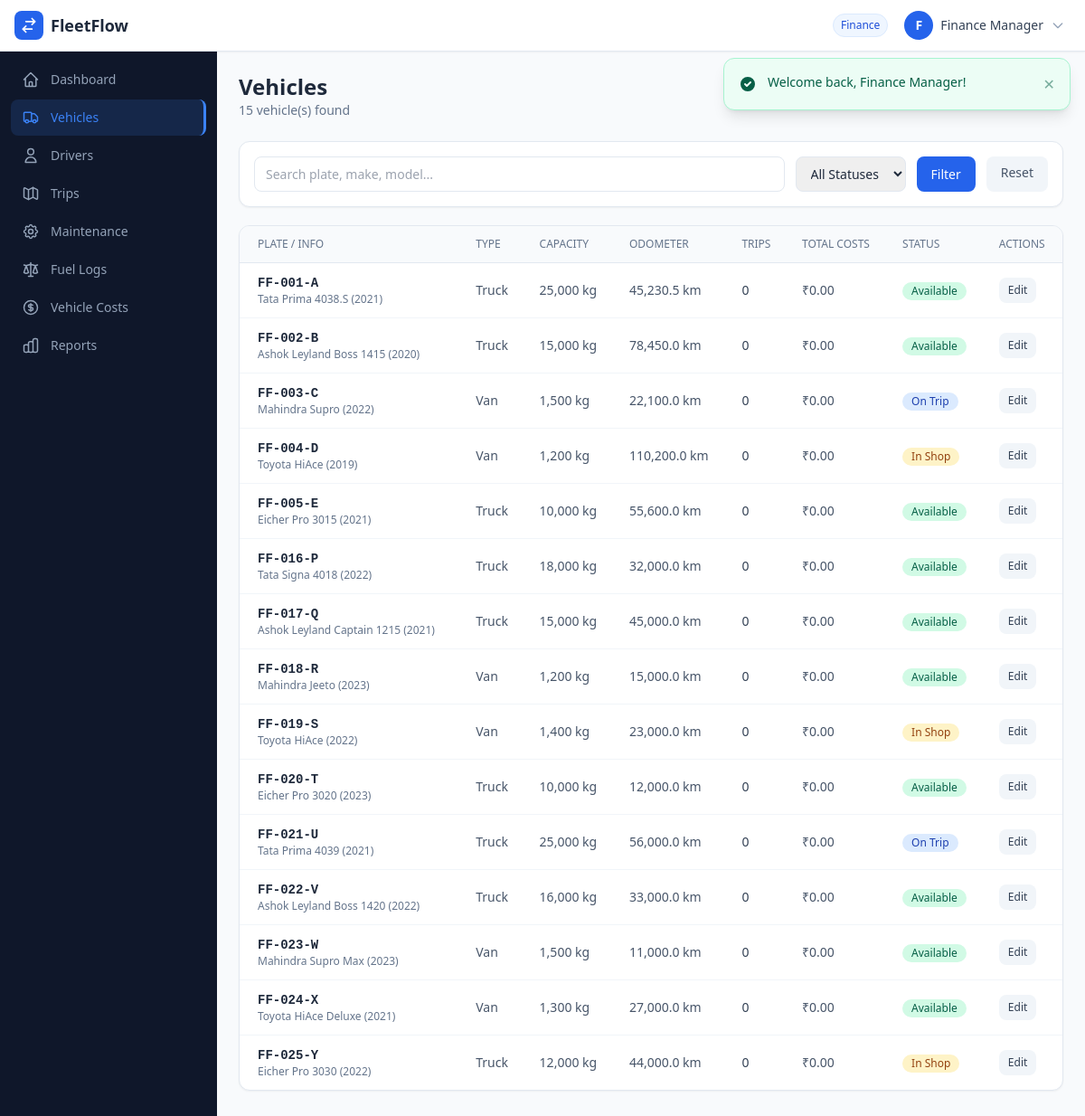
The page /vehicles.php (signed in) on the database its author committed.
### tables this page shows
CREATE TABLE vehicles (
    id INT AUTO_INCREMENT PRIMARY KEY,
    license_plate VARCHAR(20) NOT NULL UNIQUE,
    make VARCHAR(50) NOT NULL,
    model VARCHAR(50) NOT NULL,
    year YEAR NOT NULL,
    type ENUM('Truck','Van','Car','Motorcycle','Bus','Other') NOT NULL DEFAULT 'Truck',
    max_capacity DECIMAL(10,2) NOT NULL COMMENT 'in kg',
    status ENUM('Available','On Trip','In Shop','Suspended') NOT NULL DEFAULT 'Available',
    odometer DECIMAL(10,2) DEFAULT 0 COMMENT 'in km',
    notes TEXT,
    created_at TIMESTAMP DEFAULT CURRENT_TIMESTAMP,
    updated_at TIMESTAMP DEFAULT CURRENT_TIMESTAMP ON UPDATE CURRENT_TIMESTAMP
);

### vehicles.php (the view, shortened to what this page needs)
<?php
$db = getDB();
$search  = trim($_GET['search'] ?? '');
$where   = [];
$params  = [];
$whereSql = $where ? 'WHERE '.implode(' AND ',$where) : '';
$vehicles = $db->prepare("
    SELECT v.*,
        (SELECT COUNT(*) FROM trips WHERE vehicle_id=v.id AND status='Completed') as total_trips,
        (SELECT COALESCE(SUM(amount),0) FROM vehicle_costs WHERE vehicle_id=v.id) as total_costs
    FROM vehicles v $whereSql ORDER BY v.created_at DESC
");
$vehicles->execute($params);
$vehicles = $vehicles->fetchAll();
include 'includes/header.php';
?>
<div class="flex flex-wrap items-center justify-between gap-4 mb-6">
    <div>
        <h1 class="text-2xl font-bold text-slate-800">Vehicles</h1>
        <p class="text-slate-500 text-sm"><?= count($vehicles) ?> vehicle(s) found</p>
    </div>
</div>
<div class="bg-white rounded-xl border border-slate-200 shadow-sm p-4 mb-5">
    <form method="GET" class="flex flex-wrap gap-3">
        <input type="text" name="search" value="<?= e($search) ?>" placeholder="Search plate, make, model..."
               class="flex-1 min-w-[200px] px-3 py-2 border border-slate-200 rounded-lg text-sm focus:outline-none focus:ring-2 focus:ring-blue-500">
        <select name="status" class="px-3 py-2 border border-slate-200 rounded-lg text-sm focus:outline-none focus:ring-2 focus:ring-blue-500">
            <option value="">All Statuses</option>
        </select>
        <button type="submit" class="px-4 py-2 bg-blue-600 text-white rounded-lg text-sm font-medium hover:bg-blue-700 transition">Filter</button>
        <a href="vehicles.php" class="px-4 py-2 bg-slate-100 text-slate-600 rounded-lg text-sm font-medium hover:bg-slate-200 transition">Reset</a>
    </form>
</div>
<div class="bg-white rounded-xl border border-slate-200 shadow-sm overflow-hidden">
    <div class="overflow-x-auto">
        <table class="w-full text-sm">
            <thead class="bg-slate-50 border-b border-slate-200">
                <tr class="text-xs uppercase text-slate-500">
                    <th class="text-left px-5 py-3 font-medium">Plate / Info</th>
                    <th class="text-left px-4 py-3 font-medium">Type</th>
                    <th class="text-left px-4 py-3 font-medium">Capacity</th>
                    <th class="text-left px-4 py-3 font-medium">Odometer</th>
                    <th class="text-left px-4 py-3 font-medium">Trips</th>
                    <th class="text-left px-4 py-3 font-medium">Total Costs</th>
                    <th class="text-left px-4 py-3 font-medium">Status</th>
                    <th class="text-left px-4 py-3 font-medium">Actions</th>
                </tr>
            </thead>
            <tbody class="divide-y divide-slate-100">
                <?php foreach ($vehicles as $v): ?>
                <tr class="hover:bg-slate-50 transition">
                    <td class="px-5 py-3">
                        <div class="font-semibold text-slate-800 font-mono"><?= e($v['license_plate']) ?></div>
                        <div class="text-xs text-slate-500"><?= e($v['make'].' '.$v['model'].' ('.$v['year'].')') ?></div>
                    </td>
                    <td class="px-4 py-3 text-slate-600"><?= e($v['type']) ?></td>
                    <td class="px-4 py-3 text-slate-600"><?= number_format($v['max_capacity']) ?> kg</td>
                    <td class="px-4 py-3 text-slate-600"><?= number_format($v['odometer'],1) ?> km</td>
                    <td class="px-4 py-3 font-medium text-slate-700"><?= $v['total_trips'] ?></td>
                    <td class="px-4 py-3 text-slate-600"><?= formatCurrency((float)$v['total_costs']) ?></td>
                    <td class="px-4 py-3"><?= statusBadge($v['status']) ?></td>
                    <td class="px-4 py-3">
                        <div class="flex items-center gap-2">
                            <a href="vehicle_edit.php?id=<?= $v['id'] ?>" class="text-xs px-2.5 py-1.5 bg-slate-100 hover:bg-slate-200 text-slate-700 rounded-lg font-medium transition">Edit</a>
                        </div>
                    </td>
                </tr>
                <?php endforeach; ?>
            </tbody>
        </table>
    </div>
</div>
<?php include 'includes/footer.php'; ?>

### config.php (shortened to what this page needs)
<?php
function e(string $str): string {
    return htmlspecialchars($str, ENT_QUOTES, 'UTF-8');
}
function formatCurrency(float $amount): string {
    return '₹' . number_format($amount, 2);
}
function statusBadge(string $status): string {
    $map = [
        'Available'   => 'bg-emerald-100 text-emerald-800',
        'On Trip'     => 'bg-blue-100 text-blue-800',
        'In Shop'     => 'bg-amber-100 text-amber-800',
        'Suspended'   => 'bg-red-100 text-red-800',
        'Completed'   => 'bg-green-100 text-green-800',
        'Cancelled'   => 'bg-gray-100 text-gray-700',
        'Draft'       => 'bg-slate-100 text-slate-700',
        'Dispatched'  => 'bg-indigo-100 text-indigo-800',
        'On Duty'     => 'bg-emerald-100 text-emerald-800',
        'Off Duty'    => 'bg-gray-100 text-gray-700',
        'Scheduled'   => 'bg-blue-100 text-blue-700',
        'In Progress' => 'bg-amber-100 text-amber-800',
    ];
    $cls = $map[$status] ?? 'bg-gray-100 text-gray-700';
    return "<span class='inline-flex items-center px-2.5 py-0.5 rounded-full text-xs font-medium $cls'>$status</span>";
}

### rows shown on the page
vehicles: license_plate "FF-001-A", make+model+year "Tata Prima 4038.S (2021)", type "Truck", max_capacity "25,000", odometer "45,230.5", total_trips "0", total_costs "₹0.00", status "Available"
vehicles: license_plate "FF-002-B", make+model+year "Ashok Leyland Boss 1415 (2020)", type "Truck", max_capacity "15,000", odometer "78,450.0", total_trips "0", total_costs "₹0.00", status "Available"
vehicles: license_plate "FF-003-C", make+model+year "Mahindra Supro (2022)", type "Van", max_capacity "1,500", odometer "22,100.0", total_trips "0", total_costs "₹0.00", status "On Trip"
vehicles: license_plate "FF-004-D", make+model+year "Toyota HiAce (2019)", type "Van", max_capacity "1,200", odometer "110,200.0", total_trips "0", total_costs "₹0.00", status "In Shop"
vehicles: license_plate "FF-005-E", make+model+year "Eicher Pro 3015 (2021)", type "Truck", max_capacity "10,000", odometer "55,600.0", total_trips "0", total_costs "₹0.00", status "Available"
vehicles: license_plate "FF-016-P", make+model+year "Tata Signa 4018 (2022)", type "Truck", max_capacity "18,000", odometer "32,000.0", total_trips "0", total_costs "₹0.00", status "Available"
vehicles: license_plate "FF-017-Q", make+model+year "Ashok Leyland Captain 1215 (2021)", type "Truck", max_capacity "15,000", odometer "45,000.0", total_trips "0", total_costs "₹0.00", status "Available"
vehicles: license_plate "FF-018-R", make+model+year "Mahindra Jeeto (2023)", type "Van", max_capacity "1,200", odometer "15,000.0", total_trips "0", total_costs "₹0.00", status "Available"
vehicles: license_plate "FF-019-S", make+model+year "Toyota HiAce (2022)", type "Van", max_capacity "1,400", odometer "23,000.0", total_trips "0", total_costs "₹0.00", status "In Shop"
vehicles: license_plate "FF-020-T", make+model+year "Eicher Pro 3020 (2023)", type "Truck", max_capacity "10,000", odometer "12,000.0", total_trips "0", total_costs "₹0.00", status "Available"
vehicles: license_plate "FF-021-U", make+model+year "Tata Prima 4039 (2021)", type "Truck", max_capacity "25,000", odometer "56,000.0", total_trips "0", total_costs "₹0.00", status "On Trip"
vehicles: license_plate "FF-022-V", make+model+year "Ashok Leyland Boss 1420 (2022)", type "Truck", max_capacity "16,000", odometer "33,000.0", total_trips "0", total_costs "₹0.00", status "Available"
vehicles: license_plate "FF-023-W", make+model+year "Mahindra Supro Max (2023)", type "Van", max_capacity "1,500", odometer "11,000.0", total_trips "0", total_costs "₹0.00", status "Available"
vehicles: license_plate "FF-024-X", make+model+year "Toyota HiAce Deluxe (2021)", type "Van", max_capacity "1,300", odometer "27,000.0", total_trips "0", total_costs "₹0.00", status "Available"
vehicles: license_plate "FF-025-Y", make+model+year "Eicher Pro 3030 (2022)", type "Truck", max_capacity "12,000", odometer "44,000.0", total_trips "0", total_costs "₹0.00", status "In Shop"

### other values the page prints
$user['role'] "Finance"
substr($user['name'] ?? 'U', 0, 1) "F"
$user['name'] "Finance Manager"
$item['label'] "Dashboard"
$item['label'] "Vehicles"
$item['label'] "Drivers"
$item['label'] "Trips"
$item['label'] "Maintenance"
$item['label'] "Fuel Logs"
$item['label'] "Vehicle Costs"
$item['label'] "Reports"
$flash['message'] "Welcome back, Finance Manager!"
count($vehicles) "15"
